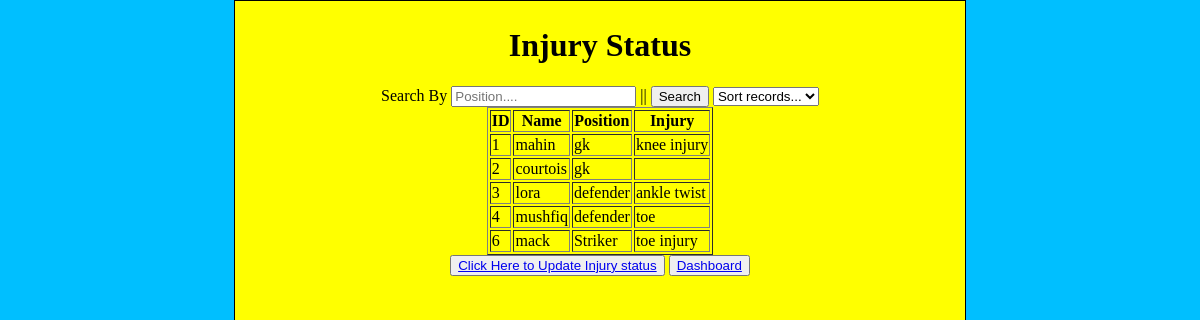
The app's page /root/Physio/PhysioInjuredStatus.php with its own data.
### tables this page shows
CREATE TABLE `physioinjury` (
  `id` int(10) NOT NULL,
  `name` varchar(10) NOT NULL,
  `position` varchar(10) NOT NULL,
  `injury` varchar(20) NOT NULL
);

### root/Physio/PhysioInjuredStatus.php (the view, shortened to what this page needs)
<?php
require "includes/db_connect.inc.php";
$sql_desc_extension = "";
if($_SERVER["REQUEST_METHOD"] == "GET"){
  if(!empty($_GET['c_code_filter']) && !empty($_GET['sort_records'])){
    $sql = "select id, name, position, injury from physioinjury
    where id like '%".$_GET['c_code_filter']."%'
    order by name $sql_desc_extension;";
  }elseif(empty($_GET['c_code_filter']) && !empty($_GET['sort_records'])){
    $sql = "select id, name, position, injury from  physioinjury order by name $sql_desc_extension;";
  }elseif(!empty($_GET['c_code_filter']) && empty($_GET['sort_records'])){
    $sql = "select id, name, position, injury from  physioinjury
    where position like '%".$_GET['c_code_filter']."%';";
  }else{
    $sql = "select id, name, position, injury  from  physioinjury;";
  }
}else{
  $sql = "select id, name, position, injury  from  physioinjury;";
}
$result = mysqli_query($conn, $sql);
?>
<html lang="en" dir="ltr">
  <head>
    <link rel="stylesheet" type="text/css" href="css/style_11.css">
  </head>
  <body>
    <div class="main_content" align="center">
      <form action="<?php echo $_SERVER['PHP_SELF']; ?>" method="get">
        <h1>Injury Status</h1>
        <div class="filtering_parameters">
          <label>Search By</label>
          <input type="text" placeholder="Position...." name="c_code_filter" value=""> ||
          <button type="submit" name="button">Search</button>
          <select name="sort_records">
            <option value="">Sort records...</option>
          </select>
        </div>
        <table border="1">
          <thead>
            <tr>
              <th>ID</th>
              <th>Name</th>
              <th>Position</th>
              <th>Injury</th>
            </tr>
          </thead>
          <tbody>
            <?php while ($row = mysqli_fetch_assoc($result)) { ?>
              <tr>
                <td><?php echo $row['id']; ?></td>
                <td><?php echo $row['name']; ?></td>
                <td><?php echo $row['position']; ?></td>
                <td><?php echo $row['injury']; ?></td>
              </tr>
            <?php } ?>
          </tbody>
        </table>
        <button><a href="InjuryUpdateinfo">Click Here to Update Injury status</a></button>
        <button><a href="Physio.php">Dashboard</a></button>
      </form>
    </div>
  </body>
</html>

### root/Physio/css/style_11.css (style rules this page uses)
html, body { height: 100%; background-color: deepskyblue; margin: 0px; }
.main_content { min-height: 100%; margin: 0px auto; border: 1px solid black; width: 60%; background-color: yellow; padding: 5px; }

### records on screen
physioinjury: id "1", name "mahin", position "gk", injury "knee injury"
physioinjury: id "2", name "courtois", position "gk"
physioinjury: id "3", name "lora", position "defender", injury "ankle twist"
physioinjury: id "4", name "mushfiq", position "defender", injury "toe"
physioinjury: id "6", name "mack", position "Striker", injury "toe injury"
